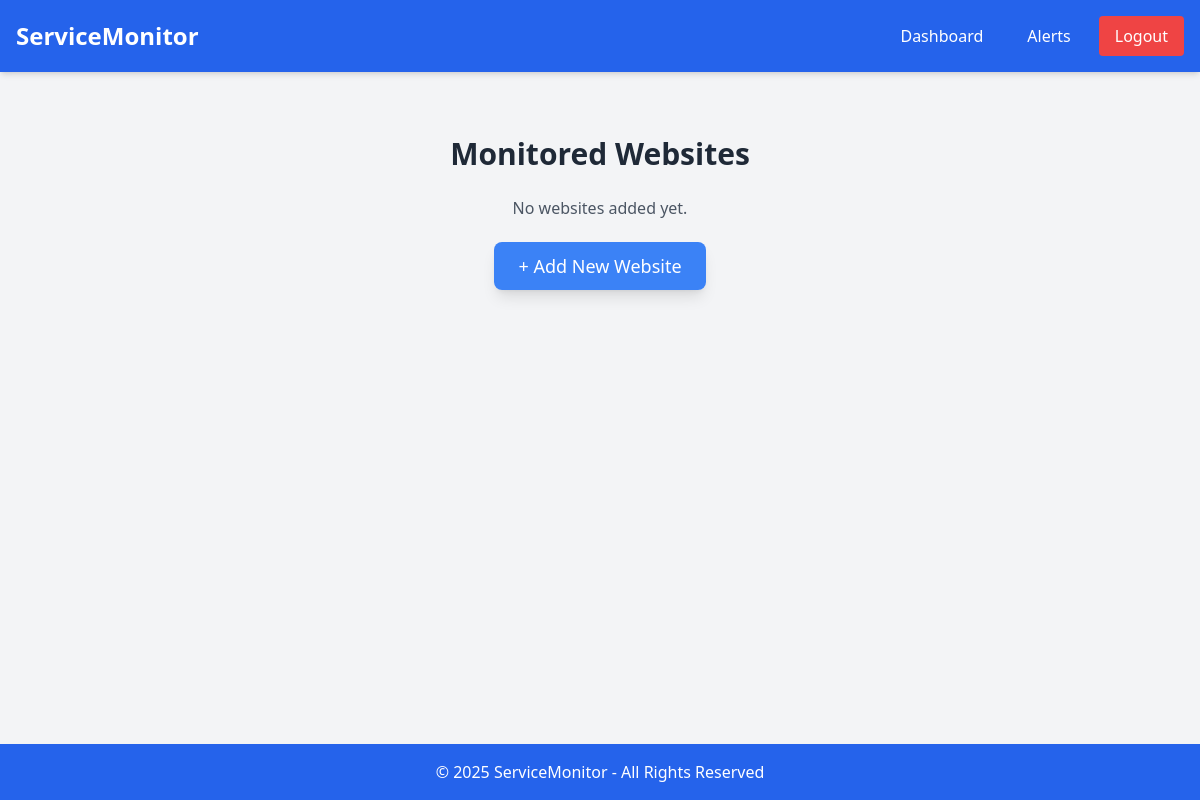
Before: /app/dashboard/1/ (signed in) with the older database file.
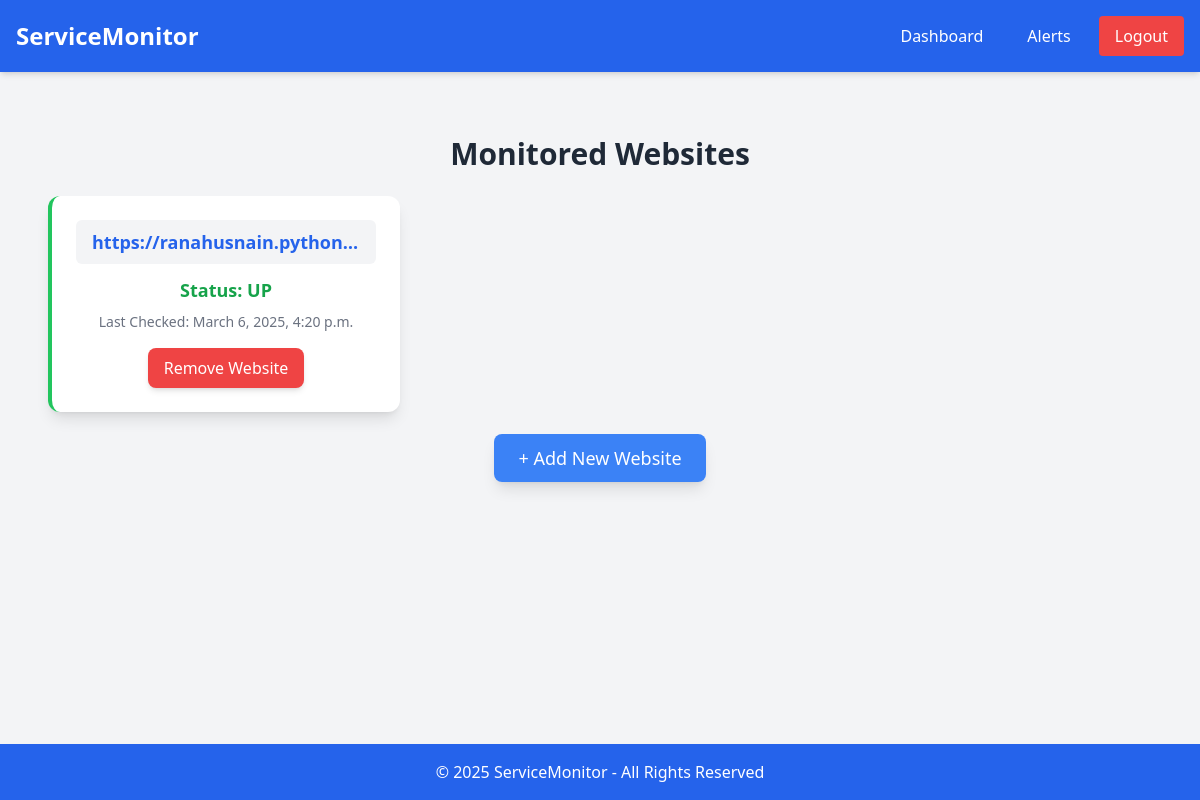
After: the same page with the newer database file.
### monitoring/models.py (models this page shows, shortened)
class Website(models.Model):
    user = models.ForeignKey(User, on_delete=models.CASCADE)
    url = models.URLField(unique=True)
    status = models.CharField(max_length=10, default="UNKNOWN")
    INTERVAL_CHOICES = [
        (30, "Every 30 sec"),
        (60, "Every 1 min"),
        (120, "Every 2 min"),
        (300, "Every 5 min"),
    ]
    interval = models.IntegerField(choices=INTERVAL_CHOICES, default=60)
    last_checked = models.DateTimeField(auto_now=True)
    monitoring_type=models.CharField(max_length=50,default="server")

### monitoring/views.py (the view)
# urls.py: path("dashboard/<int:user_id>/", dashboard,name="dashboard"),
@login_required
def dashboard(request, user_id):
    if not request.user.is_authenticated:
        return redirect("login")  # Ensure user is logged in
    try:
        new_user = User.objects.get(id=user_id)  # ✅ Fetch user
        websites = Website.objects.filter(user=new_user)  # ✅ Filter user's websites
    except User.DoesNotExist:
        new_user = None
        websites = []
    return render(request, "dashboard.html", {"websites": websites, "userId": user_id})

### monitoring/templates/dashboard.html (shortened to what this page needs)
<!DOCTYPE html>
<html lang="en">
<head>
    <script src="https://cdn.tailwindcss.com"></script>
</head>
<body class="bg-gray-100 flex flex-col min-h-screen">
    <nav class="bg-blue-600 p-4 text-white flex flex-col md:flex-row justify-between items-center shadow-md">
        <span class="text-2xl font-bold mb-4 md:mb-0">ServiceMonitor</span>
        <div class="flex flex-wrap justify-center gap-3">
            <a href="{% url 'dashboard' userId %}" class="px-4 py-2 rounded hover:bg-blue-500 transition">Dashboard</a>
            <a href="{% url 'alert_status' userId %}" class="px-4 py-2 rounded hover:bg-blue-500 transition">Alerts</a>
            {% if request.user.is_authenticated %}
                <a href="{% url 'logout' %}" class="bg-red-500 px-4 py-2 rounded hover:bg-red-600 transition">Logout</a>
            {% else %}
                <a href="#" class="px-4 py-2 rounded hover:bg-blue-500 transition">Login</a>
                <a href="#" class="px-4 py-2 rounded hover:bg-blue-500 transition">Register</a>
            {% endif %}
        </div>
    </nav>
    <div class="max-w-6xl mx-auto mt-10 p-6 flex-grow w-full">
        <h2 class="text-3xl font-bold text-center text-gray-800 mb-6">Monitored Websites</h2>
        <div class="grid grid-cols-1 sm:grid-cols-2 lg:grid-cols-3 gap-6">
            {% for website in websites %}
                <div class="bg-white shadow-lg rounded-xl p-6 text-center border-l-4 {% if website.status == 'UP' %}border-green-500{% else %}border-red-500{% endif %}">
                    <div class="truncate bg-gray-100 px-4 py-2 rounded-md text-blue-600 font-semibold text-lg">
                        <a href="{{ website.url }}" target="_blank" class="hover:underline break-words">
                            {{ website.url }}
                        </a>
                    </div>
                    <p class="{% if website.status == 'UP' %}text-green-600{% else %}text-red-600{% endif %} font-bold text-lg mt-3">
                        Status: {{ website.status }}
                    </p>
                    <p class="text-gray-500 text-sm mt-2">Last Checked: {{ website.last_checked }}</p>
                    <form action="{% url 'remove_website' website.id userId %}" method="post" class="mt-4">
                        <button type="submit" class="bg-red-500 text-white px-4 py-2 rounded-lg shadow-md hover:bg-red-700 transition">
                            Remove Website
                        </button>
                    </form>
                </div>
            {% empty %}
                <p class="text-gray-600 text-center col-span-3">No websites added yet.</p>
            {% endfor %}
        </div>
        <div class="mt-8 text-center">
            <a href="{% url 'add_website' userId %}" class="bg-blue-500 text-white px-6 py-3 rounded-lg shadow-lg hover:bg-blue-700 transition text-lg">
                + Add New Website
            </a>
        </div>
    </div>
    <footer class="bg-blue-600 text-white text-center p-4 shadow-md mt-auto">
        © 2025 ServiceMonitor - All Rights Reserved
    </footer>
</body>
</html>

Changed rows visible on the page:
added Website: url "https://ranahusnain.python…", status "UP", last_checked "March 6, 2025, 4:20 p.m."
Other visible differences:
text no longer shown: "No websites added yet."
